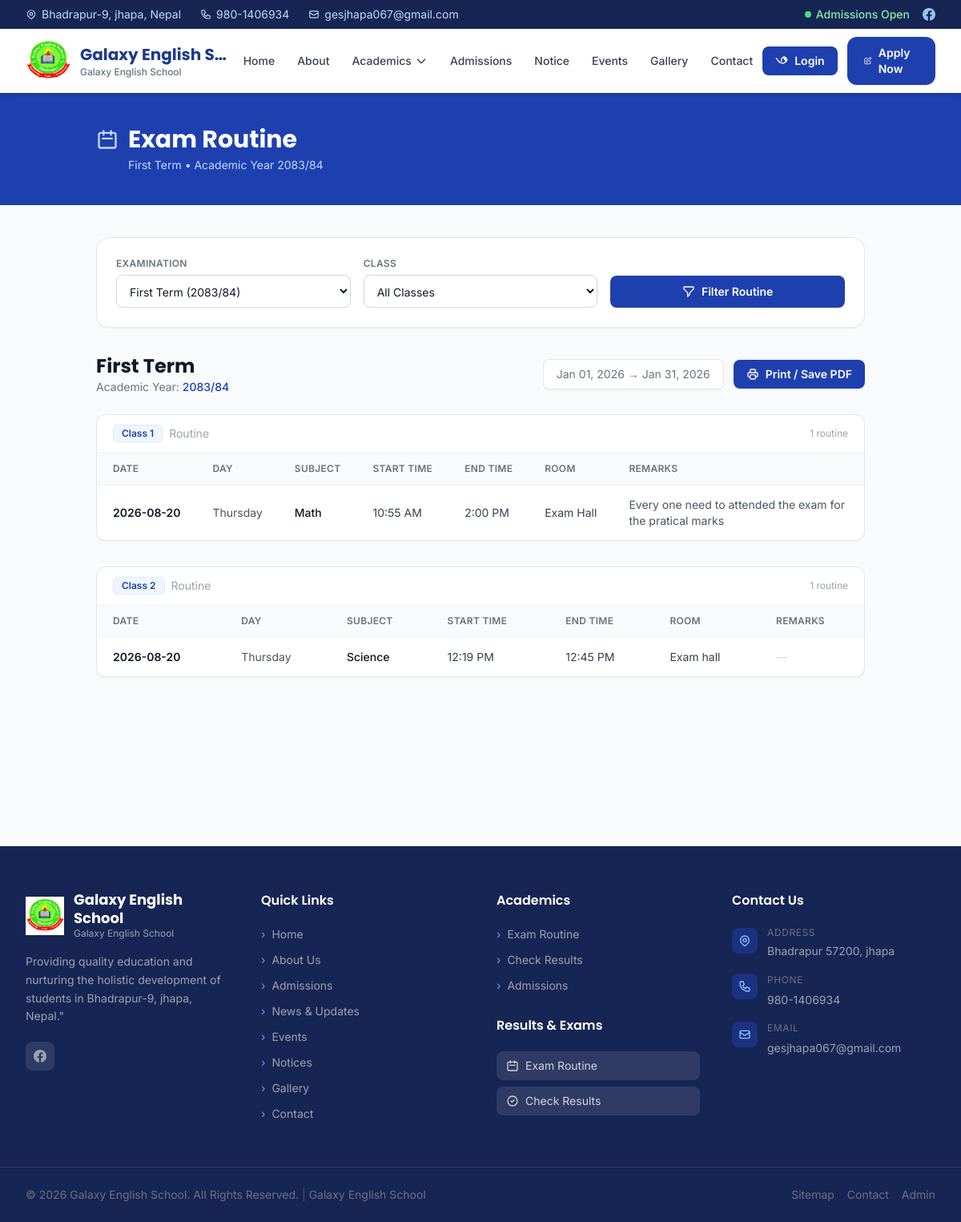
The app's page /exam-routine/, older data.
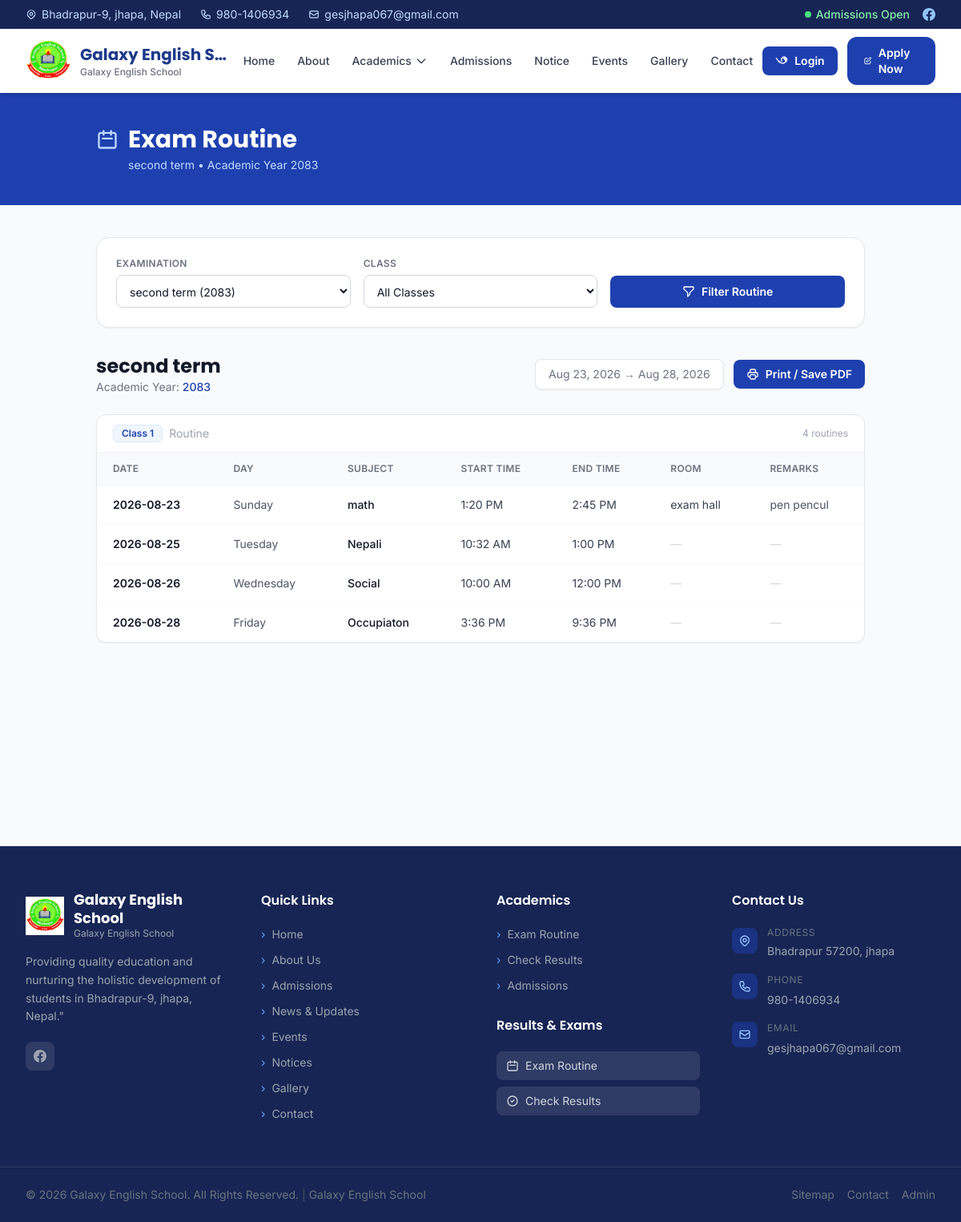
The same page, newer data.
### apps/academics/models.py (models this page shows, shortened)
class Exam(models.Model):
    name = models.CharField(
        max_length=200,
        help_text="e.g., First Terminal Examination 2083"
    )
    academic_year = models.CharField(
        max_length=20,
        help_text="e.g., 2083/84"
    )
    start_date = models.DateField()
    end_date = models.DateField()
    is_published = models.BooleanField(default=False)
    created_at = models.DateTimeField(auto_now_add=True)
    updated_at = models.DateTimeField(auto_now=True)
    class Meta:
        ordering = ['-start_date']
        verbose_name = "Exam"
        verbose_name_plural = "Exams"
        indexes = [
            models.Index(fields=['-start_date']),
            models.Index(fields=['academic_year']),
        ]

class ExamRoutine(models.Model):
    GRADE_CHOICES = [
        ('1', 'Class 1'),
        ('2', 'Class 2'),
        ('3', 'Class 3'),
        ('4', 'Class 4'),
        ('5', 'Class 5'),
        ('6', 'Class 6'),
        ('7', 'Class 7'),
        ('8', 'Class 8'),
        ('9', 'Class 9'),
        ('10', 'Class 10'),
    ]
    exam = models.ForeignKey(
        Exam,
        on_delete=models.CASCADE,
        related_name='routines'
    )
    grade = models.CharField(
        max_length=2,
        choices=GRADE_CHOICES,
        verbose_name="Class",
        help_text="Select the class (Class 1 - Class 10)"
    )
    subject = models.CharField(max_length=200)
    exam_date = models.DateField()
    start_time = models.TimeField()
    end_time = models.TimeField()
    room = models.CharField(
        max_length=100,
        blank=True,
        help_text="Exam room or hall"
    )
    remarks = models.CharField(
        max_length=300,
        blank=True,
        help_text="Additional notes"
    )
    created_at = models.DateTimeField(auto_now_add=True)
    updated_at = models.DateTimeField(auto_now=True)
    class Meta:
        ordering = ['grade', 'exam_date', 'start_time']
        verbose_name = "Exam Routine"
        verbose_name_plural = "Exam Routines"
        indexes = [
            models.Index(fields=['exam_date']),
            models.Index(fields=['exam', 'grade']),
            models.Index(fields=['grade']),
        ]
        constraints = [
            models.UniqueConstraint(
                fields=[
                    'exam',
                    'grade',
                    'subject',
                    'exam_date',
                    'start_time',
                ],
                name='unique_exam_routine',
            ),
        ]

### apps/academics/views.py (the view)
# urls.py: path('exam-routine/', views.exam_routine, name='exam_routine'),
def exam_routine(request, exam_id=None):
    school = SchoolSettings.get_settings()
    selected_exam_id = exam_id or request.GET.get('exam')
    selected_grade = request.GET.get('grade', '')
    published_exams = Exam.objects.filter(is_published=True).order_by(
        '-start_date'
    ).only('id', 'name', 'academic_year', 'start_date')
    selected_exam = None
    if selected_exam_id:
        selected_exam = published_exams.filter(pk=selected_exam_id).first()
    if selected_exam is None:
        selected_exam = published_exams.first()
    routines = ExamRoutine.objects.none()
    class_routines = []
    if selected_exam:
        cache_key = f"galaxy:routine:{selected_exam.pk}:{selected_grade or 'all'}"
        class_routines = cache.get(cache_key)
        if class_routines is None:
            routine_qs = ExamRoutine.objects.filter(
                exam=selected_exam
            ).order_by('grade', 'exam_date', 'start_time')
            if selected_grade:
                routine_qs = routine_qs.filter(grade=selected_grade)
            routines = routine_qs
            grade_label_map = dict(ExamRoutine.GRADE_CHOICES)
            grade_order = [value for value, _ in ExamRoutine.GRADE_CHOICES]
            graded = {value: [] for value in grade_order}
            for routine in routines:
                graded.setdefault(routine.grade, []).append(routine)
            class_routines = [
                {
                    'grade': value,
                    'grade_label': grade_label_map[value],
                    'routines': graded[value],
                }
                for value in grade_order
                if graded.get(value)
            ]
            cache.set(cache_key, class_routines, 30 * 60)  # 30 min TTL
    context = {
        'school': school,
        'published_exams': published_exams,
        'selected_exam': selected_exam,
        'routines': routines,
        'class_routines': class_routines,
        'selected_grade': selected_grade,
        'grade_choices': ExamRoutine.GRADE_CHOICES,
        'page_title': f"Exam Routine - {school.school_name}",
        'meta_description': f"View exam routines for Classes 1-10 at {school.school_name}.",
    }
    return render(request, 'academics/exam_routine.html', context)

### apps/core/context_processors.py (called while the page is built)
def school_settings(request):
    try:
        settings_obj = SchoolSettings.get_settings()
    except Exception:
        settings_obj = None
    return {
        'school_settings': settings_obj,
    }

### apps/core/models.py (called while the page is built)
    @classmethod
    def get_settings(cls):
        cached = cache.get(cls.CACHE_KEY)
        if cached is not None:
            return cached
        obj, created = cls.objects.get_or_create(
            pk=1,
            defaults={
                'school_name': 'Galaxy English School',
                'organization_name': 'Galaxy English School',
            }
        )
        cache.set(cls.CACHE_KEY, obj)
        return obj

### templates/academics/exam_routine.html (shortened to what the changed rows need)
{% extends 'base.html' %}
{% block content %}
<section class="no-print bg-primary-700 py-10">
    <div class="max-w-5xl mx-auto px-4 sm:px-6 lg:px-8">
        <div class="flex items-center gap-3 mb-1">
            <svg class="w-7 h-7 text-primary-200" fill="none" stroke="currentColor" viewBox="0 0 24 24">
                <path stroke-linecap="round" stroke-linejoin="round" stroke-width="2"
                    d="M8 7V3m8 4V3m-9 8h10M5 21h14a2 2 0 002-2V7a2 2 0 00-2-2H5a2 2 0 00-2 2v12a2 2 0 002 2z"/>
            </svg>
            <h1 class="font-heading font-bold text-2xl lg:text-3xl text-white">Exam Routine</h1>
        </div>
        <p class="text-primary-200 text-sm ml-10">
            {% if selected_exam %}
                {{ selected_exam.name }} &bull; Academic Year {{ selected_exam.academic_year }}
            {% else %}
                View exam schedules for Classes 1&ndash;10
            {% endif %}
        </p>
    </div>
</section>
<section class="py-10 bg-gray-50 min-h-screen">
    <div class="max-w-5xl mx-auto px-4 sm:px-6 lg:px-8">
        {% if not published_exams %}
        <div class="text-center py-20 bg-white rounded-2xl border border-gray-100 shadow-sm">
            <div class="w-14 h-14 bg-gray-100 rounded-full flex items-center justify-center mx-auto mb-4">
                <svg class="w-7 h-7 text-gray-400" fill="none" stroke="currentColor" viewBox="0 0 24 24">
                    <path stroke-linecap="round" stroke-linejoin="round" stroke-width="2"
                        d="M8 7V3m8 4V3m-9 8h10M5 21h14a2 2 0 002-2V7a2 2 0 00-2-2H5a2 2 0 00-2 2v12a2 2 0 002 2z"/>
                </svg>
            </div>
            <h3 class="text-base font-semibold text-gray-800 mb-1">No Exam Routines Published</h3>
            <p class="text-sm text-gray-500">Schedules will appear here once published.</p>
        </div>
        {% else %}
        <div class="no-print bg-white rounded-2xl border border-gray-200 shadow-sm p-5 sm:p-6 mb-8">
            <form method="GET" action="{% url 'academics:exam_routine' %}"
                  class="grid grid-cols-1 sm:grid-cols-2 lg:grid-cols-3 gap-4 items-end">
                <div>
                    <label for="id_exam" class="block text-xs font-semibold text-gray-500 uppercase tracking-wide mb-1.5">
                        Examination
                    </label>
                    <select name="exam" id="id_exam"
                            class="w-full rounded-lg border border-gray-300 bg-white px-3 py-2.5 text-sm text-gray-900 focus:outline-none focus:ring-2 focus:ring-primary-500">
                        {% for exam in published_exams %}
                        <option value="{{ exam.pk }}" {% if selected_exam and selected_exam.pk == exam.pk %}selected{% endif %}>
                            {{ exam.name }} ({{ exam.academic_year }})
                        </option>
                        {% endfor %}
                    </select>
                </div>
                <div>
                    <label for="id_grade" class="block text-xs font-semibold text-gray-500 uppercase tracking-wide mb-1.5">
                        Class
                    </label>
                    <select name="grade" id="id_grade"
                            class="w-full rounded-lg border border-gray-300 bg-white px-3 py-2.5 text-sm text-gray-900 focus:outline-none focus:ring-2 focus:ring-primary-500">
                        <option value="">All Classes</option>
                    </select>
                </div>
                <div>
                    <button type="submit"
                            class="w-full inline-flex items-center justify-center gap-2 px-5 py-2.5 bg-primary-700 hover:bg-primary-800 text-white text-sm font-semibold rounded-lg transition-colors">
                        <svg class="w-4 h-4" fill="none" stroke="currentColor" viewBox="0 0 24 24">
                            <path stroke-linecap="round" stroke-linejoin="round" stroke-width="2"
                                d="M3 4a1 1 0 011-1h16a1 1 0 011 1v2.586a1 1 0 01-.293.707l-6.414 6.414a1 1 0 00-.293.707V17l-4 4v-6.586a1 1 0 00-.293-.707L3.293 7.293A1 1 0 013 6.586V4z"/>
                        </svg>
                        Filter Routine
                    </button>
                </div>
            </form>
        </div>
{% if selected_exam %}
        <div class="flex flex-col sm:flex-row sm:items-center sm:justify-between gap-2 mb-6">
            <div>
                <h2 class="font-heading font-bold text-xl lg:text-2xl text-gray-900">{{ selected_exam.name }}</h2>
                <p class="text-sm text-gray-500">
                    Academic Year:
                    <span class="text-primary-700 font-medium">{{ selected_exam.academic_year }}</span>
                </p>
            </div>
            <div class="flex items-center gap-3">
                <div class="text-sm text-gray-500 bg-white border border-gray-200 rounded-lg px-4 py-2 shadow-sm whitespace-nowrap no-print">
                    {{ selected_exam.start_date|date:"M d, Y" }} &rarr; {{ selected_exam.end_date|date:"M d, Y" }}
                </div>
                <button type="button" onclick="window.print()"
                        class="no-print inline-flex items-center gap-2 px-4 py-2 bg-primary-700 hover:bg-primary-800 text-white text-sm font-semibold rounded-lg transition-colors">
                    Print / Save PDF
                </button>
            </div>
        </div>
        {% if class_routines %}
        {% for class_group in class_routines %}
        <div class="bg-white rounded-xl border border-gray-200 shadow-sm overflow-hidden mb-8">
            <div class="px-5 py-3 border-b border-gray-100 flex items-center justify-between flex-wrap gap-2">
                <p class="text-sm font-medium text-gray-700 flex items-center gap-2">
                    <span class="inline-block px-2.5 py-0.5 rounded-md text-xs font-semibold bg-primary-50 text-primary-700 border border-primary-100">
                        {{ class_group.grade_label }}
                    </span>
                    <span class="text-gray-400 font-normal">Routine</span>
                </p>
                <span class="text-xs text-gray-400">
                    {{ class_group.routines|length }} routine{{ class_group.routines|length|pluralize }}
                </span>
            </div>
            <div class="overflow-x-auto">
                <table class="min-w-full">
                    <thead>
                        <tr class="bg-gray-50 border-b border-gray-100">
                            <th class="px-5 py-3 text-left text-xs font-semibold text-gray-500 uppercase tracking-wide">Date</th>
                            <th class="px-5 py-3 text-left text-xs font-semibold text-gray-500 uppercase tracking-wide">Day</th>
                            <th class="px-5 py-3 text-left text-xs font-semibold text-gray-500 uppercase tracking-wide">Subject</th>
                            <th class="px-5 py-3 text-left text-xs font-semibold text-gray-500 uppercase tracking-wide whitespace-nowrap">Start Time</th>
                            <th class="px-5 py-3 text-left text-xs font-semibold text-gray-500 uppercase tracking-wide whitespace-nowrap">End Time</th>
                            <th class="px-5 py-3 text-left text-xs font-semibold text-gray-500 uppercase tracking-wide">Room</th>
                            <th class="px-5 py-3 text-left text-xs font-semibold text-gray-500 uppercase tracking-wide">Remarks</th>
                        </tr>
                    </thead>
                    <tbody class="divide-y divide-gray-50">
                        {% for routine in class_group.routines %}
                        <tr class="hover:bg-gray-50 transition-colors">
                            <td class="px-5 py-3.5 whitespace-nowrap text-sm font-semibold text-gray-900">
                                {{ routine.exam_date|date:"Y-m-d" }}
                            </td>
                            <td class="px-5 py-3.5 whitespace-nowrap text-sm text-gray-600">
                                {{ routine.exam_date|date:"l" }}
                            </td>
                            <td class="px-5 py-3.5 text-sm font-medium text-gray-900">
                                {{ routine.subject }}
                            </td>
                            <td class="px-5 py-3.5 whitespace-nowrap text-sm text-gray-700">
                                {{ routine.start_time|time:"g:i A" }}
                            </td>
                            <td class="px-5 py-3.5 whitespace-nowrap text-sm text-gray-700">
                                {{ routine.end_time|time:"g:i A" }}
                            </td>
                            <td class="px-5 py-3.5 whitespace-nowrap text-sm text-gray-700">
                                {% if routine.room %}{{ routine.room }}{% else %}<span class="text-gray-300">&mdash;</span>{% endif %}
                            </td>
                            <td class="px-5 py-3.5 text-sm text-gray-600">
                                {% if routine.remarks %}{{ routine.remarks }}{% else %}<span class="text-gray-300">&mdash;</span>{% endif %}
                            </td>
                        </tr>
                        {% endfor %}
                    </tbody>
                </table>
            </div>
        </div>
        {% endfor %}
        {% endif %}
        {% endif %}
        {% endif %}
    </div>
</section>
{% endblock %}

Row changes from the older to the newer data that the page shows:
no longer on this page (row unchanged): Exam: name "First Term", academic_year "2083/84", start_date "Jan 01, 2026", end_date "Jan 31, 2026"
no longer on this page (row unchanged): ExamRoutine: exam_date "2026-08-20", exam_date "Thursday", subject "Math", start_time "10:55 AM", end_time "2:00 PM", room "Exam Hall", remarks "Every one need to attended the exam for the pratical marks", shown under "Class 1"
no longer on this page (row unchanged): ExamRoutine: exam_date "2026-08-20", exam_date "Thursday", subject "Science", start_time "12:19 PM", end_time "12:45 PM", room "Exam hall", shown under "Class 2"
added Exam: name "second term", academic_year "2083", start_date "Aug 23, 2026", end_date "Aug 28, 2026"
added ExamRoutine: exam_date "2026-08-23", exam_date "Sunday", subject "math", start_time "1:20 PM", end_time "2:45 PM", room "exam hall", remarks "pen pencul", shown under "Class 1"
added ExamRoutine: exam_date "2026-08-25", exam_date "Tuesday", subject "Nepali", start_time "10:32 AM", end_time "1:00 PM", shown under "Class 1"
added ExamRoutine: exam_date "2026-08-26", exam_date "Wednesday", subject "Social", start_time "10:00 AM", end_time "12:00 PM", shown under "Class 1"
added ExamRoutine: exam_date "2026-08-28", exam_date "Friday", subject "Occupiaton", start_time "3:36 PM", end_time "9:36 PM", shown under "Class 1"
Text that changed along with them:
form field exam: "First Term (2083/84)" → "second term (2083)"
new list line: "Class 1 Routine 4 routine s DATE DAY SUBJECT START TIME END TIME ROOM REMARKS"
list line gone: "Class 1 Routine 1 routine DATE DAY SUBJECT START TIME END TIME ROOM REMARKS"
list line gone: "Class 2 Routine 1 routine DATE DAY SUBJECT START TIME END TIME ROOM REMARKS"
